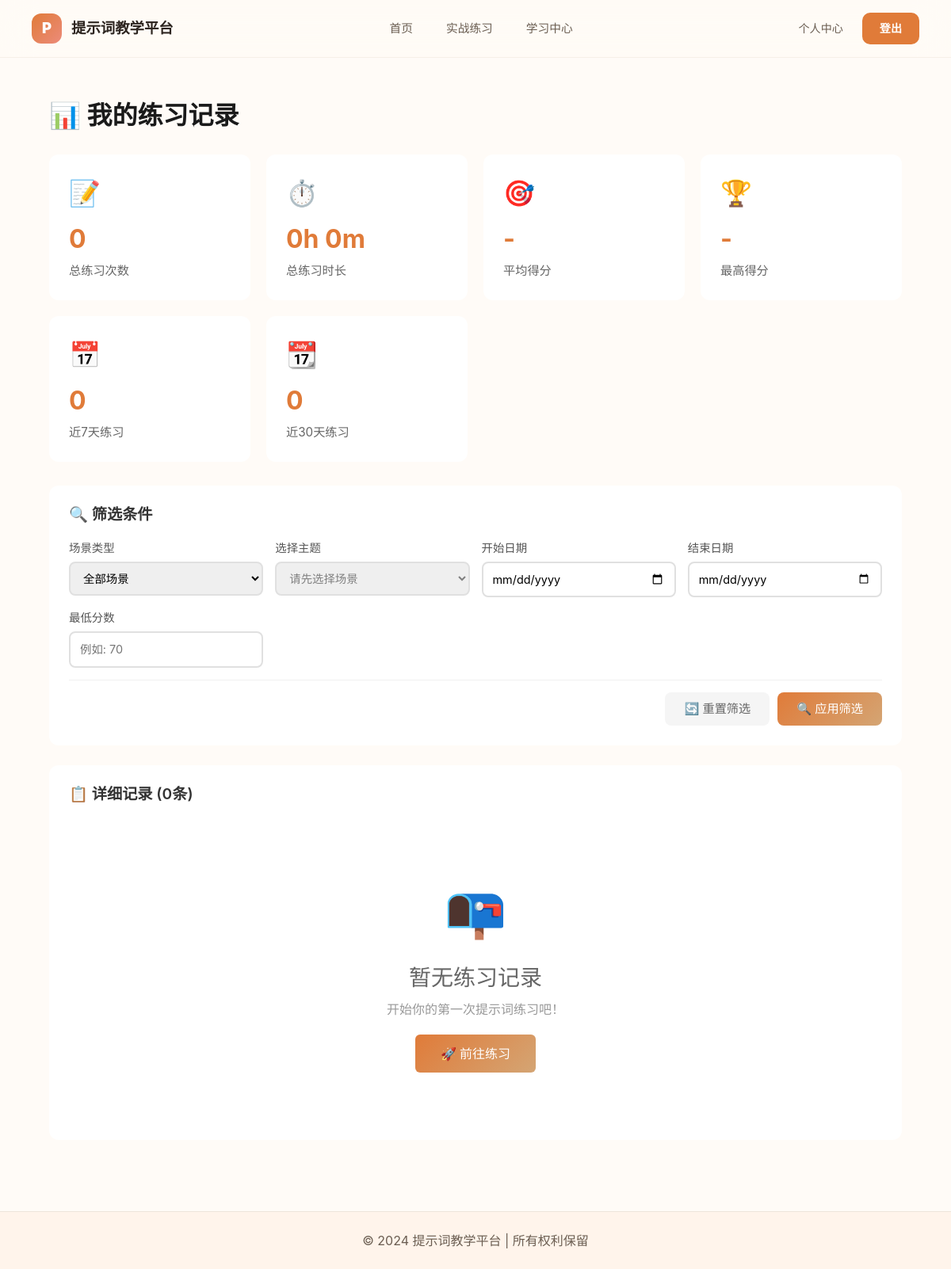
Page /practice/history/ (signed in) on the earlier database version.
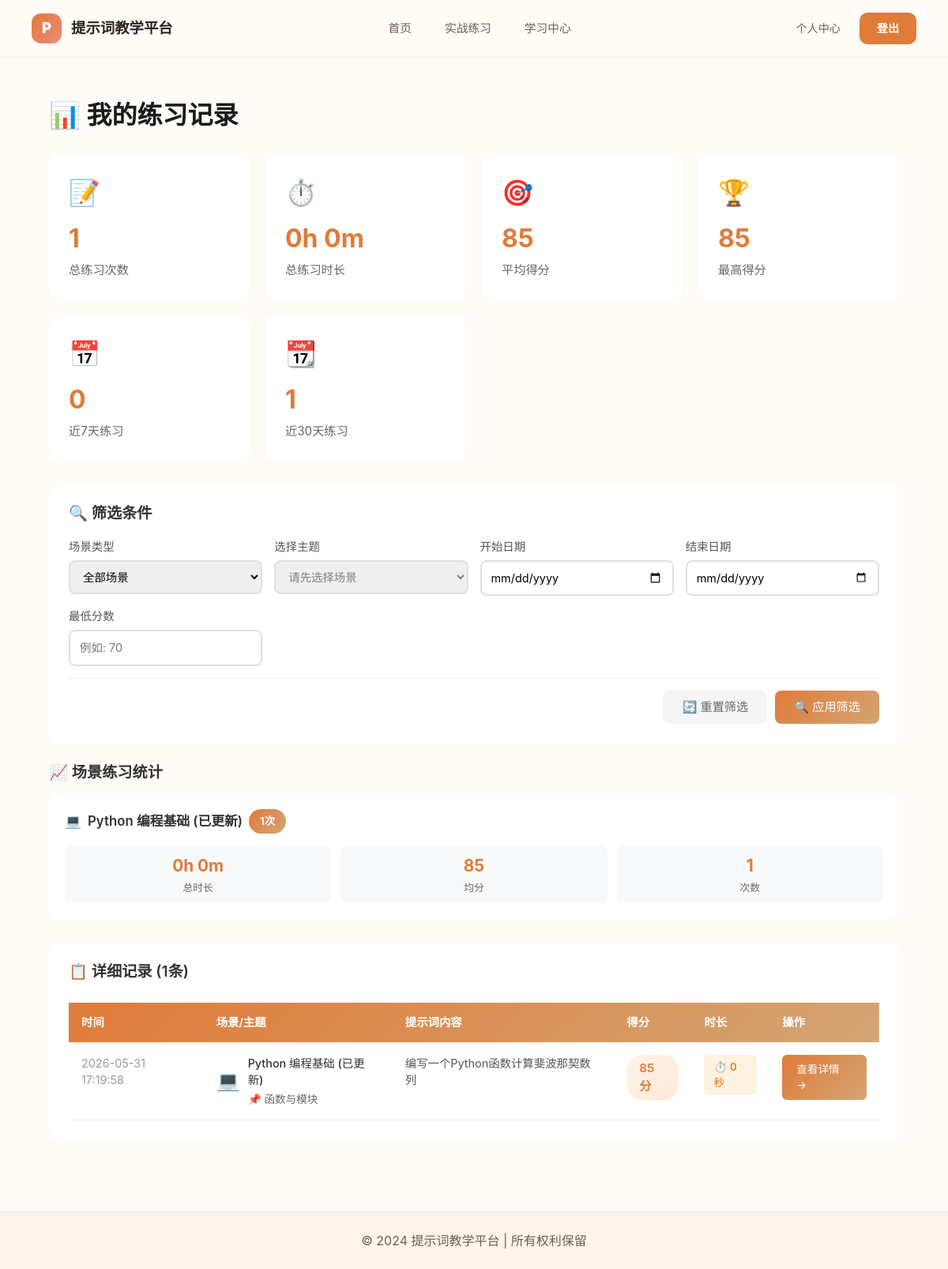
Same page on the later database version.
### practice/models.py (models this page shows, shortened)
class PracticeScenario(models.Model):
    SCENARIO_CHOICES = [
        ('coding_quality', '编程与代码质量'),
        ('writing_creation', '提炼（提炼、文案、创作）'),
        ('data_analysis', '数据分析与数据可视化'),
        ('data_diagnosis', '数据分析与问题诊断'),
        ('education_growth', '教育与个人成长'),
        ('ai_training', 'AI训练与多模态'),
        ('product_strategy', '产品经理与战略'),
        ('marketing_service', '营销与客户服务'),
        ('spreadsheet_db', '电子表格和数据库'),
        ('legal_policy', '法律与政策制定'),
        ('business_decision', '商业战略与决策'),
        ('creative_writing', '创意写作与内容创作'),
    ]
    DIFFICULTY_CHOICES = [
        ('beginner', '初级'),
        ('intermediate', '中级'),
        ('advanced', '高级')
    ]
    STATUS_CHOICES = [
        ('draft', '草稿'),
        ('published', '已发布'),
        ('archived', '已下架')
    ]
    scenario_id = models.CharField(max_length=50, unique=True, verbose_name='场景ID')
    title = models.CharField(max_length=100, verbose_name='场景标题')
    description = models.TextField(verbose_name='场景描述')
    icon = models.CharField(max_length=50, default='🎯', verbose_name='图标')
    cover_image = models.URLField(blank=True, null=True, verbose_name='封面图片')
    difficulty = models.CharField(
        max_length=20,
        choices=DIFFICULTY_CHOICES,
        default='intermediate',
        verbose_name='难度'
    )
    status = models.CharField(
        max_length=20,
        choices=STATUS_CHOICES,
        default='draft',
        verbose_name='状态',
        db_index=True
    )
    order = models.IntegerField(default=0, verbose_name='排序权重')
    is_active = models.BooleanField(default=True, verbose_name='是否启用')
    author = models.ForeignKey(
        settings.AUTH_USER_MODEL,
        on_delete=models.SET_NULL,
        null=True,
        blank=True,
        related_name='created_scenarios',
        verbose_name='创建者'
    )
    view_count = models.PositiveIntegerField(default=0, verbose_name='查看次数')
    practice_count = models.PositiveIntegerField(default=0, verbose_name='练习次数')
    avg_score = models.FloatField(default=0, verbose_name='平均分')
    created_at = models.DateTimeField(auto_now_add=True, null=True, verbose_name='创建时间')
    updated_at = models.DateTimeField(auto_now=True, null=True, verbose_name='更新时间')
    published_at = models.DateTimeField(null=True, blank=True, verbose_name='发布时间')
    class Meta:
        ordering = ['-order', '-created_at']
        verbose_name = '练习场景'
        verbose_name_plural = '练习场景'

class PracticeRecord(models.Model):
    SCORE_LEVEL_CHOICES = [
        ('excellent', '优秀 (90-100)'),
        ('good', '良好 (80-89)'),
        ('average', '中等 (70-79)'),
        ('needs_improvement', '待提高 (60-69)'),
        ('poor', '较差 (<60)')
    ]
    user = models.ForeignKey(
        settings.AUTH_USER_MODEL,
        on_delete=models.CASCADE,
        related_name='practice_records'
    )
    scenario = models.ForeignKey(
        PracticeScenario,
        on_delete=models.CASCADE,
        null=True,
        blank=True,
        verbose_name='练习场景'
    )
    topic = models.ForeignKey(
        PracticeTopic,
        on_delete=models.SET_NULL,
        null=True,
        blank=True,
        verbose_name='选择的主题'
    )
    user_prompt = models.TextField(verbose_name='用户提示词')
    system_prompt = models.TextField(verbose_name='系统提示词(场景)', default='')
    llm_response = models.TextField(verbose_name='大模型原始回复', blank=True)
    scores = models.JSONField(verbose_name='评分数据', default=dict)
    suggestions = models.TextField(verbose_name='修改建议', blank=True)
    overall_score = models.IntegerField(verbose_name='综合得分', default=0)
    score_level = models.CharField(
        max_length=20,
        choices=SCORE_LEVEL_CHOICES,
        default='average',
        verbose_name='成绩等级'
    )
    duration_seconds = models.IntegerField(default=0, verbose_name='练习时长(秒)')
    is_completed = models.BooleanField(default=False, verbose_name='是否完成')
    feedback = models.TextField(blank=True, verbose_name='学生反馈')
    created_at = models.DateTimeField(auto_now_add=True, verbose_name='创建时间')
    updated_at = models.DateTimeField(auto_now=True, verbose_name='更新时间')
    completed_at = models.DateTimeField(null=True, blank=True, verbose_name='完成时间')
    class Meta:
        ordering = ['-created_at']
        indexes = [
            models.Index(fields=['user', '-created_at']),
            models.Index(fields=['scenario', '-overall_score']),
            models.Index(fields=['score_level']),
        ]
        verbose_name = '练习记录'
        verbose_name_plural = '练习记录'
    @property
    def formatted_duration(self):
        if self.duration_seconds < 60:
            return f"{self.duration_seconds}秒"
        elif self.duration_seconds < 3600:
            minutes = self.duration_seconds // 60
            seconds = self.duration_seconds % 60
            return f"{minutes}分{seconds}秒" if seconds else f"{minutes}分钟"
        else:
            hours = self.duration_seconds // 3600
            minutes = (self.duration_seconds % 3600) // 60
            return f"{hours}小时{minutes}分钟" if minutes else f"{hours}小时"
    def get_topic_display(self):
        if self.topic:
            return self.topic.title
        return "未选择主题"

class PracticeTopic(models.Model):
    TOPIC_TYPE_CHOICES = [
        ('standard', '标准题'),
        ('challenge', '挑战题'),
        ('bonus', '加分题')
    ]
    scenario = models.ForeignKey(
        PracticeScenario,
        on_delete=models.CASCADE,
        related_name='topics',
        verbose_name='所属场景'
    )
    topic_number = models.IntegerField(verbose_name='主题编号')
    title = models.CharField(max_length=200, verbose_name='主题标题')
    description = models.TextField(verbose_name='主题描述')
    topic_type = models.CharField(
        max_length=20,
        choices=TOPIC_TYPE_CHOICES,
        default='standard',
        verbose_name='题目类型'
    )
    example_prompt = models.TextField(blank=True, verbose_name='示例提示词')
    evaluation_criteria = models.JSONField(default=dict, verbose_name='评估标准')
    max_score = models.IntegerField(default=100, verbose_name='满分')
    time_limit_minutes = models.IntegerField(default=30, verbose_name='时间限制(分钟)')
    order = models.IntegerField(default=0, verbose_name='排序')
    is_active = models.BooleanField(default=True, verbose_name='是否启用')
    created_at = models.DateTimeField(auto_now_add=True, verbose_name='创建时间')
    updated_at = models.DateTimeField(auto_now=True, verbose_name='更新时间')
    class Meta:
        ordering = ['order', 'topic_number']
        unique_together = ['scenario', 'topic_number']
        verbose_name = '练习主题'
        verbose_name_plural = '练习主题'

### practice/views.py (the view, shortened to what this page needs)
# urls.py: path('history/', views.practice_history, name='history'),
@login_required
def practice_history(request):
    user = request.user
    base_queryset = PracticeRecord.objects.filter(user=user)
    filter_scenario = request.GET.get('scenario')
    filter_topic = request.GET.get('topic')
    filter_date_from = request.GET.get('date_from')
    filter_date_to = request.GET.get('date_to')
    filter_score_min = request.GET.get('score_min')
    if filter_scenario and filter_scenario != '':
        base_queryset = base_queryset.filter(scenario__scenario_id=filter_scenario)
    if filter_topic and filter_topic != '':
        base_queryset = base_queryset.filter(topic__id=filter_topic)
    if filter_date_from:
        try:
            from_date = timezone.datetime.strptime(filter_date_from, '%Y-%m-%d')
            base_queryset = base_queryset.filter(created_at__date__gte=from_date.date())
        except ValueError:
            pass
    if filter_date_to:
        try:
            to_date = timezone.datetime.strptime(filter_date_to, '%Y-%m-%d')
            base_queryset = base_queryset.filter(created_at__date__lte=to_date.date())
        except ValueError:
            pass
    if filter_score_min:
        try:
            score_min = int(filter_score_min)
            base_queryset = base_queryset.filter(overall_score__gte=score_min)
        except ValueError:
            pass
    records = base_queryset.select_related('scenario', 'topic').order_by('-created_at')[:50]
    scenarios = PracticeScenario.objects.filter(is_active=True).annotate(
        user_practice_count=Count('practicerecord', filter=Q(practicerecord__user=user))
    )
    stats = base_queryset.aggregate(
        total_count=Count('id'),
        total_duration=Sum('duration_seconds'),
        avg_score=Avg('overall_score'),
        max_score=Max('overall_score')
    )
    def format_duration(total_seconds):
        if not total_seconds:
            return "0h 0m"
    stats['formatted_total_duration'] = format_duration(stats.get('total_duration'))
    scenario_stats = base_queryset.values(
        'scenario__scenario_id',
        'scenario__title',
        'scenario__icon'
    ).annotate(
        count=Count('id'),
        total_duration=Sum('duration_seconds'),
        avg_score=Avg('overall_score')
    ).order_by('-count')[:12]
    scenario_stats_list = list(scenario_stats)
    for stat in scenario_stats_list:
        stat['formatted_duration'] = format_duration(stat.get('total_duration'))
    recent_7_days = base_queryset.filter(
        created_at__gte=timezone.now() - timezone.timedelta(days=7)
    ).count()
    recent_30_days = base_queryset.filter(
        created_at__gte=timezone.now() - timezone.timedelta(days=30)
    ).count()
    context = {
        'records': records,
        'scenarios': scenarios,
        'stats': stats,
        'scenario_stats': scenario_stats_list,
        'recent_7_days': recent_7_days,
        'recent_30_days': recent_30_days,
        'filter_scenario': filter_scenario or '',
        'filter_topic': filter_topic or '',
        'filter_date_from': filter_date_from or '',
        'filter_date_to': filter_date_to or '',
        'filter_score_min': filter_score_min or '',
    }
    return render(request, 'practice_history.html', context)

### core/templates/practice_history.html (shortened to what the changed rows need)
{% extends 'base.html' %}
{% block content %}
<div class="history-container">
    <div class="page-header">
        <h1 class="page-title">
            📊 我的练习记录
        </h1>
    </div>
    <div class="stats-overview">
        <div class="stat-card">
            <div class="stat-icon">📝</div>
            <div class="stat-value">{{ stats.total_count|default:0 }}</div>
            <div class="stat-label">总练习次数</div>
        </div>
        <div class="stat-card">
            <div class="stat-icon">🎯</div>
            <div class="stat-value">{{ stats.avg_score|floatformat:0|default:"-" }}</div>
            <div class="stat-label">平均得分</div>
        </div>
        <div class="stat-card">
            <div class="stat-icon">🏆</div>
            <div class="stat-value">{{ stats.max_score|default:"-" }}</div>
            <div class="stat-label">最高得分</div>
        </div>
        <div class="stat-card">
            <div class="stat-icon">📆</div>
            <div class="stat-value">{{ recent_30_days }}</div>
            <div class="stat-label">近30天练习</div>
        </div>
    </div>
    {% if scenario_stats %}
    <div style="margin-bottom: 25px;">
        <h3 style="font-size: 1.2rem; font-weight: 600; color: #333; margin-bottom: 15px; display: flex; align-items: center; gap: 8px;">
            📈 场景练习统计
        </h3>
        <div class="scenario-stats-grid">
            {% for stat in scenario_stats %}
            <div class="scenario-stat-card">
                <div class="scenario-header">
                    <span class="scenario-title">
                        <span>{{ stat.scenario__icon }}</span>
                        <span>{{ stat.scenario__title }}
                    </span>
                    <span class="scenario-count-badge">{{ stat.count }}次</span>
                </div>
                <div class="scenario-metrics">
                    <div class="metric-item">
                        <div class="metric-value">{{ stat.formatted_duration|default:"0m" }}</div>
                        <div class="metric-label">总时长</div>
                    </div>
                    <div class="metric-item">
                        <div class="metric-value">{{ stat.avg_score|floatformat:0 }}</div>
                        <div class="metric-label">均分</div>
                    </div>
                    <div class="metric-item">
                        <div class="metric-value">{{ stat.count }}</div>
                        <div class="metric-label">次数</div>
                    </div>
                </div>
            </div>
            {% endfor %}
        </div>
    </div>
    {% endif %}
    <div class="records-table-container">
        <div class="table-header">
            <h3 class="table-title">
                📋 详细记录 ({{ records|length }}条)
            </h3>
        </div>
        {% if records %}
        <table class="records-table">
            <thead>
                <tr>
                    <th>时间</th>
                    <th>场景/主题</th>
                    <th>提示词内容</th>
                    <th>得分</th>
                    <th>时长</th>
                    <th>操作</th>
                </tr>
            </thead>
            <tbody>
                {% for record in records %}
                <tr>
                    <td>
                        <div class="time-text">{{ record.created_at|date:"Y-m-d H:i:s" }}</div>
                    </td>
                    <td>
                        <div class="scenario-info">
                            <span class="scenario-icon-text">{{ record.scenario.icon|default:"📝" }}</span>
                            <div>
                                <div class="scenario-name">{{ record.scenario.title|default:"未知场景" }}</div>
                                {% if record.topic %}
                                <div class="topic-name">📌 {{ record.get_topic_display }}</div>
                                {% endif %}
                            </div>
                        </div>
                    </td>
                    <td>
                        <div class="prompt-preview">{{ record.user_prompt|truncatechars:100 }}</div>
                    </td>
                    <td>
                        <span class="score-badge">{{ record.overall_score }}分</span>
                    </td>
                    <td>
                        <span class="duration-badge">
                            ⏱️ {{ record.formatted_duration }}
                        </span>
                    </td>
                    <td>
                        <a href="{% url 'practice:detail' record.id %}" class="action-btn">
                            查看详情 →
                        </a>
                    </td>
                </tr>
                {% endfor %}
            </tbody>
        </table>
        {% else %}
        <div class="empty-state">
            <div class="empty-icon">📭</div>
            <h3 style="color: #666; margin-bottom: 10px;">暂无练习记录</h3>
            <p style="font-size: 1rem; margin-bottom: 20px;">开始你的第一次提示词练习吧！</p>
            <a href="{% url 'practice:practice' %}" class="action-btn" style="padding: 12px 32px; font-size: 1rem;">
                🚀 前往练习
            </a>
        </div>
        {% endif %}
    </div>
</div>
{% endblock %}

Differences in the rows shown:
added PracticeScenario: scenario__icon "💻", scenario__title "Python 编程基础 (已更新)", count "1", formatted_duration "0h 0m", avg_score "85"
added PracticeRecord: created_at "2026-05-31 17:19:58", scenario.icon "💻", scenario "Python 编程基础 (已更新)", topic "函数与模块", user_prompt "编写一个Python函数计算斐波那契数列", overall_score "85", formatted_duration "0秒"
Other differences:
{{ stats.total_count|default:0 }}: "0" → "1"
{{ stats.avg_score|floatformat:0|default:"-" }}: "-" → "85"
{{ stats.max_score|default:"-" }}: "-" → "85"
{{ recent_30_days }}: "0" → "1"
{{ records|length }}: "0" → "1"
text no longer shown: "📭 暂无练习记录 开始你的第一次提示词练习吧！ 🚀 前往练习"
text now shown: "📈 场景练习统计 时间 场景/主题 提示词内容 得分 时长 操作"
